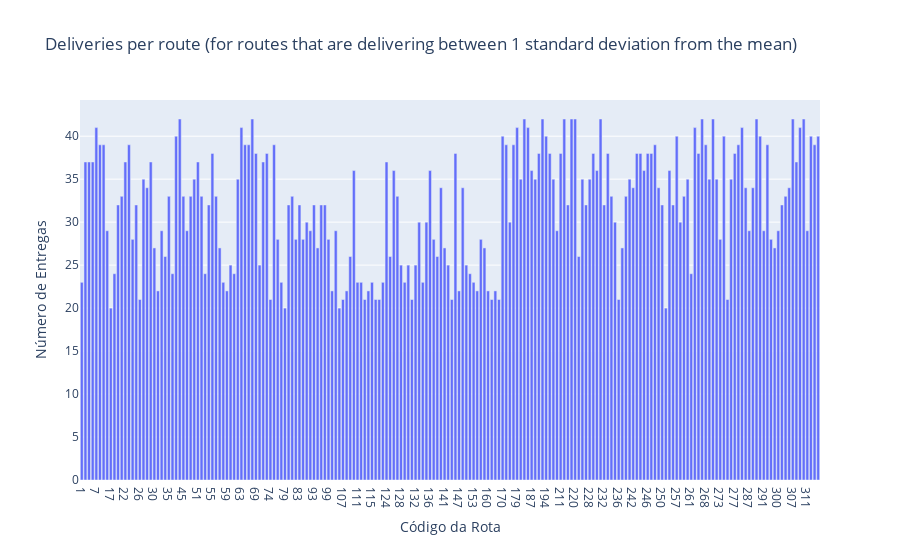

Notebook source saved alongside this figure:
### Markdown cell above
Here just filtering routes that have delivered between +-1 standard deviation delivers from the mean

### Code cell
upper_bound = (grouped_by_route > mean_delivers_per_route) & (grouped_by_route < mean_delivers_per_route + stdev_delivers_per_route)
lower_bound = (grouped_by_route < mean_delivers_per_route) & (grouped_by_route > mean_delivers_per_route - stdev_delivers_per_route)
between_one_stdev_filtering_span = upper_bound | lower_bound

grouped_by_route_between_one_stdev = grouped_by_route[between_one_stdev_filtering_span]

between_one_stdev_df = df[df['codigo_rota'].isin(grouped_by_route_between_one_stdev.index)]

bar_graph_labels = {
    'x': 'Código da Rota',
    'y': 'Número de Entregas'
}

fig = px.bar(
    grouped_by_route_between_one_stdev,
    x=grouped_by_route_between_one_stdev.index.astype(str),
    y=grouped_by_route_between_one_stdev.values,
    title='Deliveries per route (for routes that are delivering between 1 standard deviation from the mean)',
    labels=bar_graph_labels)
fig.show()

### Figure 1 — Plotly figure (JSON) as saved in the notebook; plotly's stock layout.template omitted (floating-point values rounded to 4 significant figures; data arrays with more than 128 entries replaced by an {"elided": "..."} marker saying what was removed)
{"data": [{"alignmentgroup": "True", "hovertemplate": "Código da Rota=%{x}<br>Número de Entregas=%{y}<extra></extra>", "legendgroup": "", "marker": {"color": "#636efa", "pattern": {"shape": ""}}, "name": "", "offsetgroup": "", "orientation": "v", "showlegend": false, "textposition": "auto", "type": "bar", "x": {"elided": "204 str values"}, "xaxis": "x", "y": {"elided": "204 int values"}, "yaxis": "y"}], "layout": {"barmode": "relative", "legend": {"tracegroupgap": 0}, "title": {"text": "Deliveries per route (for routes that are delivering between 1 standard deviation from the mean)"}, "xaxis": {"anchor": "y", "domain": [0, 1], "title": {"text": "Código da Rota"}}, "yaxis": {"anchor": "x", "domain": [0, 1], "title": {"text": "Número de Entregas"}}}}
